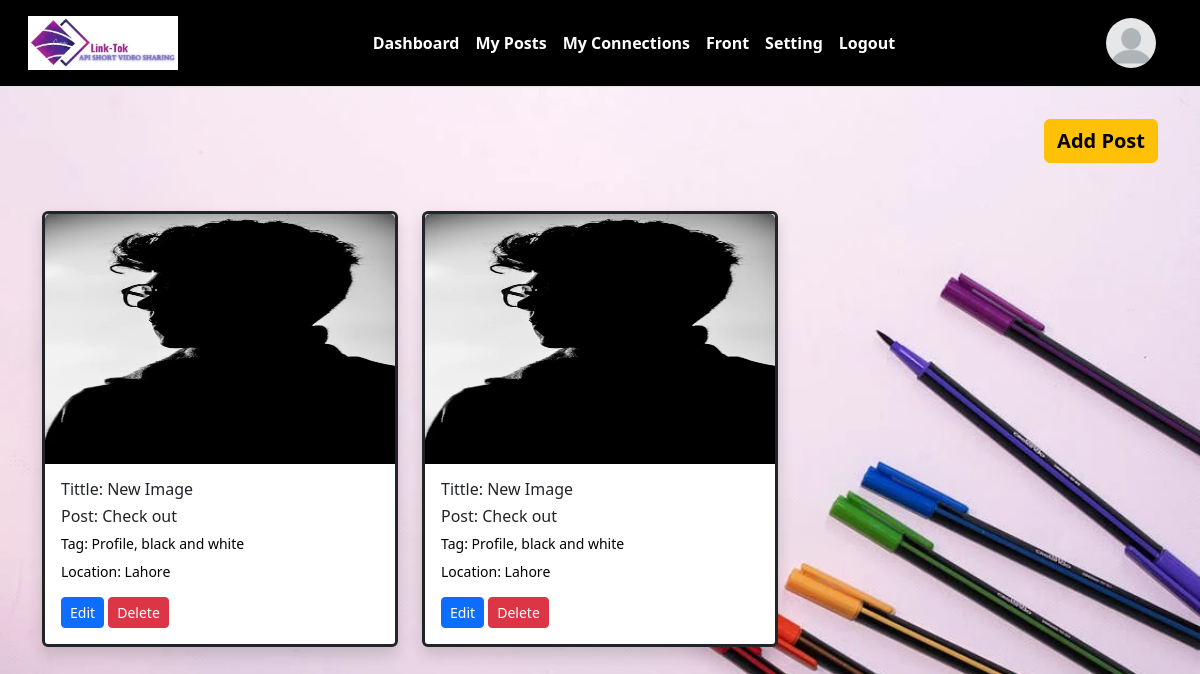
Screenshot of /user-posts.php (signed in) with the database file from the repository.
### tables this page shows
CREATE TABLE `users` (
  `id` int(11) NOT NULL,
  `username` varchar(255) NOT NULL,
  `email` varchar(255) NOT NULL,
  `password` varchar(255) NOT NULL,
  `number` varchar(255) NOT NULL,
  `role` varchar(255) NOT NULL,
  `status` varchar(255) NOT NULL,
  `image` varchar(255) NOT NULL DEFAULT 'default.jpg'
);

CREATE TABLE `posts` (
  `id` int(11) NOT NULL,
  `title` varchar(255) NOT NULL,
  `file` varchar(255) NOT NULL,
  `post` varchar(255) NOT NULL,
  `tags` varchar(255) NOT NULL,
  `date` varchar(255) NOT NULL,
  `user_id` varchar(255) NOT NULL,
  `type` varchar(255) NOT NULL,
  `impression` varchar(255) NOT NULL,
  `views` varchar(255) NOT NULL,
  `location` varchar(255) NOT NULL,
  `share_user_id` varchar(255) NOT NULL,
  `is_share` varchar(255) NOT NULL
);

### db.php (called while the page is built, shortened)
<?php
if(isset($_SESSION['id'])){
    $user_id   = $_SESSION['id'];
    $user_role = $_SESSION['role'];
}
?>

### user-posts.php (the view, shortened to what this page needs)
<?php
include_once('header.php');
if ($user_role == 'admin') {
    include_once('nav-admin.php');
} else {
    include_once('nav-user.php');
}
include_once('db.php');
?>
<body style="background-image:url('img/oii.webp'); background-position: center; background-repeat: no-repeat; background-size: cover;">
<div class="container">
    <div style="display: flex; justify-content: flex-end;">
        <a href="addpost.php" class="btn btn-warning btn-xl mt-3 mb-5 fs-5 fw-semibold">Add Post</a>
    </div>
    <div class="row">
        <?php
        $select = $db->query("SELECT * FROM posts WHERE user_id = '$user_id'");
        if ($select->num_rows > 0) {
            while ($row = $select->fetch_assoc()) {
                $title    = htmlspecialchars($row['title']);
                $file     = htmlspecialchars($row['file']);
                $post     = htmlspecialchars($row['post']);
                $tag      = htmlspecialchars($row['tags']);
                $location = htmlspecialchars($row['location']);
                $post_id  = $row['id'];
                ?>
                <div class="col-lg-4 mb-4">
                    <div class="card border-3 border-dark shadow">
                        <?php
                        $file_ext = pathinfo($file, PATHINFO_EXTENSION);
                        if (in_array($file_ext, ['jpg', 'jpeg', 'png', 'gif'])) {
                            echo "<img src='img/{$file}' class='card-img-top' style='height: 250px; width: 350px;' alt='Post Image'>";
                        } elseif (in_array($file_ext, ['mp4', 'webm', 'ogg'])) {
                            echo "<video class='card-img-top' style='height: 250px; width: 350px;' controls>
                                    <source src='img/{$file}' type='video/{$file_ext}'>
                                    Your browser does not support the video tag.
                                  </video>";
                        } else {
                            echo "<div class='card-img-top'>Unsupported file type.</div>";
                        }
                        ?>
                        <div class="card-body">
                            <h6 class="card-title">Tittle:  <?php echo $title; ?></h6>
                            <h6 class="card-text">Post: <?php echo $post; ?></h6>
                            <h6 class="card-text"><small class="text-black">Tag: <?php echo $tag; ?></small></h6>
                            <h6 class="card-text"><small class="text-black">Location: <?php echo $location; ?></small></p>
                            <a href="user-post-edit.php?edit_id=<?php echo $post_id; ?>" class="btn btn-primary btn-sm">Edit</a>
                            <a href="user-posts.php?remove=<?php echo $post_id; ?>" class="btn btn-danger btn-sm">Delete</a>
                        </div>
                    </div>
                </div>
                <?php
            }
        } else {
            echo "<p>No posts found.</p>";
        }
        ?>
    </div>
</div>
<?php include_once('footer.php'); ?>
</body>
</html>

### nav-user.php (shortened to what this page needs)
<?php include_once('db.php'); ?>
<?php
$data = $db->query("SELECT * FROM users WHERE id = '$user_id'");
$user = $data->fetch_assoc();
if ($data->num_rows == 0) {
    header('location: logout.php');
} else {
    $image = $user['image'];
}
?>
<nav class="p-3 mb-3 border-bottom bg-black">
    <div class="container-fluid d-flex align-items-center justify-content-between">
        <div class="text-center">
            <img src="img/logo.jpg" style="width: 150px;" alt="logo">
        </div>
        <div class="d-flex flex-wrap align-items-center justify-content-between">
    <ul class="navbar-nav flex-row me-auto mb-2 mb-lg-0 justify-content-center">
        <li class="nav-item me-3">
            <a class="nav-link text-white fw-semibold" aria-current="page" href="dashboard.php">Dashboard</a>
        </li>
        <li class="nav-item  me-3">
            <a class="nav-link text-white fw-semibold" aria-current="page" href="user-posts.php">My Posts</a>
        </li>
        <li class="nav-item   me-3">
            <a class="nav-link text-white fw-semibold" aria-current="page" href="user-connections.php">My Connections</a>
        </li>
        <li class="nav-item   me-3">
            <a class="nav-link text-white fw-semibold" aria-current="page" href="index.php">Front</a>
        </li>
        <li class="nav-item   me-3">
            <a class="nav-link text-white fw-semibold" aria-current="page" href="setting.php">Setting</a>
        </li>
        <li class="nav-item  me-3">
            <a class="nav-link text-white fw-semibold" aria-current="page" href="logout.php">Logout</a>
        </li>
    </ul>
</div>
        <img src="img/<?php echo $image ?>" class="img-fluid rounded-circle me-3" width="50" height="50">
    </div>
</nav>

### rows the page displays
users: image (placeholder picture)
posts: file (picture), title "New Image", post "Check out", tags "Profile, black and white", location "Lahore"
posts: file (picture), title "New Image", post "Check out", tags "Profile, black and white", location "Lahore"
